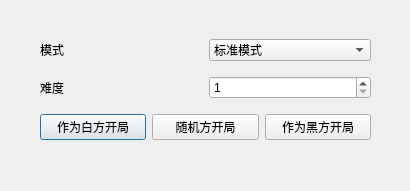
<?xml version="1.0" encoding="UTF-8"?>
<ui version="4.0">
 <class>newGameDialog</class>
 <widget class="QDialog" name="newGameDialog">
  <property name="geometry">
   <rect>
    <x>0</x>
    <y>0</y>
    <width>410</width>
    <height>191</height>
   </rect>
  </property>
  <property name="sizePolicy">
   <sizepolicy hsizetype="Fixed" vsizetype="Fixed">
    <horstretch>0</horstretch>
    <verstretch>0</verstretch>
   </sizepolicy>
  </property>
  <property name="windowTitle">
   <string>Dialog</string>
  </property>
  <widget class="QWidget" name="verticalLayoutWidget">
   <property name="geometry">
    <rect>
     <x>40</x>
     <y>30</y>
     <width>331</width>
     <height>119</height>
    </rect>
   </property>
   <layout class="QVBoxLayout" name="verticalLayout">
    <item>
     <layout class="QHBoxLayout" name="horizontalLayout_2">
      <item>
       <widget class="QLabel" name="label">
        <property name="text">
         <string>模式</string>
        </property>
       </widget>
      </item>
      <item>
       <widget class="QComboBox" name="comboBox_mode">
        <item>
         <property name="text">
          <string>标准模式</string>
         </property>
        </item>
       </widget>
      </item>
     </layout>
    </item>
    <item>
     <layout class="QHBoxLayout" name="horizontalLayout">
      <item>
       <widget class="QLabel" name="label_2">
        <property name="text">
         <string>难度</string>
        </property>
       </widget>
      </item>
      <item>
       <widget class="QSpinBox" name="spinBox_difficulty">
        <property name="minimum">
         <number>1</number>
        </property>
        <property name="maximum">
         <number>10</number>
        </property>
       </widget>
      </item>
     </layout>
    </item>
    <item>
     <layout class="QHBoxLayout" name="horizontalLayout_3">
      <item>
       <widget class="QPushButton" name="pushButton_start_as_white">
        <property name="text">
         <string>作为白方开局</string>
        </property>
       </widget>
      </item>
      <item>
       <widget class="QPushButton" name="pushButton_start_as_random">
        <property name="text">
         <string>随机方开局</string>
        </property>
       </widget>
      </item>
      <item>
       <widget class="QPushButton" name="pushButton_start_as_black">
        <property name="text">
         <string>作为黑方开局</string>
        </property>
       </widget>
      </item>
     </layout>
    </item>
   </layout>
  </widget>
 </widget>
 <resources/>
 <connections/>
</ui>
